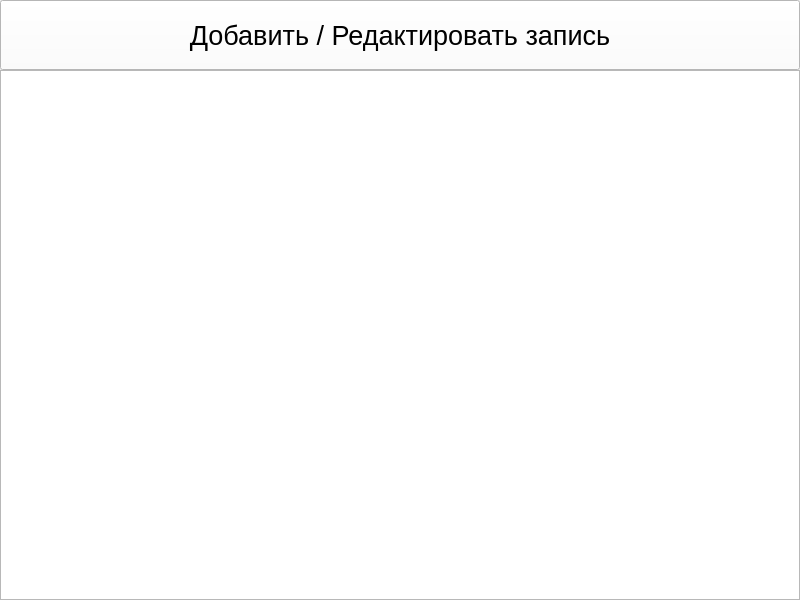
<?xml version="1.0" encoding="UTF-8"?>
<ui version="4.0">
 <class>MainWindow</class>
 <widget class="QMainWindow" name="MainWindow">
  <property name="geometry">
   <rect>
    <x>0</x>
    <y>0</y>
    <width>800</width>
    <height>600</height>
   </rect>
  </property>
  <property name="windowTitle">
   <string>MainWindow</string>
  </property>
  <widget class="QWidget" name="centralwidget">
   <layout class="QHBoxLayout" name="horizontalLayout">
    <property name="spacing">
     <number>0</number>
    </property>
    <property name="leftMargin">
     <number>0</number>
    </property>
    <property name="topMargin">
     <number>0</number>
    </property>
    <property name="rightMargin">
     <number>0</number>
    </property>
    <property name="bottomMargin">
     <number>0</number>
    </property>
    <item>
     <layout class="QGridLayout" name="gridLayout">
      <item row="1" column="0" colspan="2">
       <widget class="QTableWidget" name="table"/>
      </item>
      <item row="0" column="0" colspan="2">
       <widget class="QPushButton" name="add_btn">
        <property name="minimumSize">
         <size>
          <width>0</width>
          <height>70</height>
         </size>
        </property>
        <property name="font">
         <font>
          <pointsize>20</pointsize>
         </font>
        </property>
        <property name="styleSheet">
         <string notr="true">background-color: rgb(255, 255, 255);</string>
        </property>
        <property name="text">
         <string>Добавить / Редактировать запись</string>
        </property>
       </widget>
      </item>
     </layout>
    </item>
   </layout>
  </widget>
 </widget>
 <resources/>
 <connections/>
</ui>
